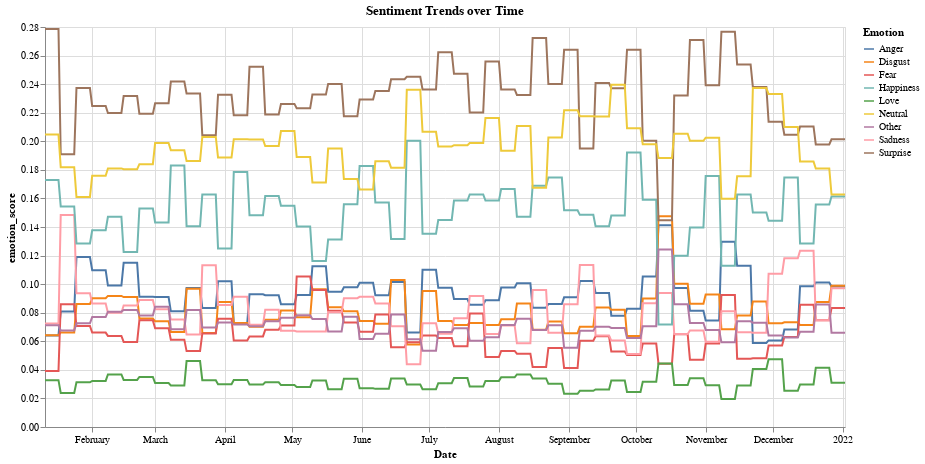

Source (notebook cell):
### Markdown cell above
#### Visualizing TDM Studio Sentiment

### Code cell
# chart with all Sentiment Scores
chart_TDM_GME_sentiment = alt.Chart(data_melt).mark_line().encode(
    x=alt.X('Date:T'),
    y='emotion_score:Q',
    color='Emotion:N',
    tooltip=['Date:T', 'Emotion:N','emotion_score:Q']
).properties(
    width=800,
    height=400,
    title="Sentiment Trends over Time"
).interactive()
chart_TDM_GME_sentiment

### Figure 1 — Vega-Lite specification as saved in the notebook (floating-point values rounded to 4 significant figures; data arrays with more than 128 entries replaced by an {"elided": "..."} marker saying what was removed)
{"config": {"view": {"continuousWidth": 300, "continuousHeight": 300}}, "data": {"name": "data-9de58ee50860feff6f3b4b0b38f8f855"}, "mark": {"type": "line"}, "encoding": {"color": {"field": "Emotion", "type": "nominal"}, "tooltip": [{"field": "Date", "type": "temporal"}, {"field": "Emotion", "type": "nominal"}, {"field": "emotion_score", "type": "quantitative"}], "x": {"field": "Date", "type": "temporal"}, "y": {"field": "emotion_score", "type": "quantitative"}}, "height": 400, "params": [{"name": "param_5", "select": {"type": "interval", "encodings": ["x", "y"]}, "bind": "scales"}], "title": "Sentiment Trends over Time", "width": 800, "$schema": "https://vega.github.io/schema/vega-lite/v5.14.1.json", "datasets": {"data-9de58ee50860feff6f3b4b0b38f8f855": {"elided": "3213 records"}}}
